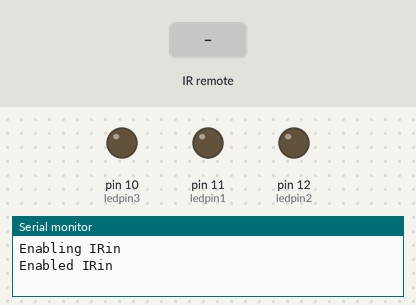
The sketch below on a simulated Arduino Uno, built with avr-gcc and run on an emulated ATmega328P. On the bench: output pins drawn as LEDs (lit = HIGH), the last lines printed to the serial monitor. The inputs (shaded band) are chosen by the test bench.

Above: at 1.2 s.
1.3 s: infrared code 0xFFA25D received
At 1.6 s:
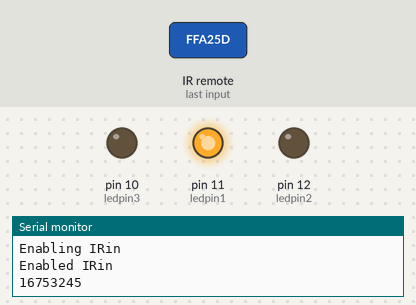
2.8 s: infrared code 0xFF629D received
At 4.0 s:
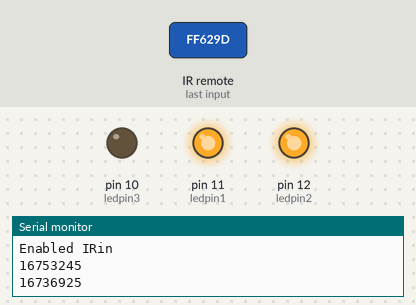
4.3 s: infrared code 0xFF22DD received
At 5.2 s:
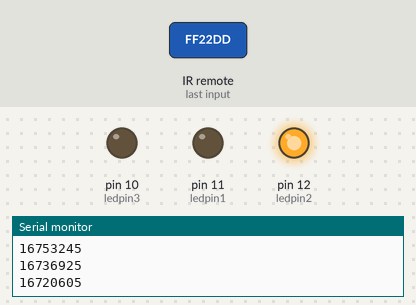
5.8 s: infrared code 0xFFE21D received
At 6.4 s:
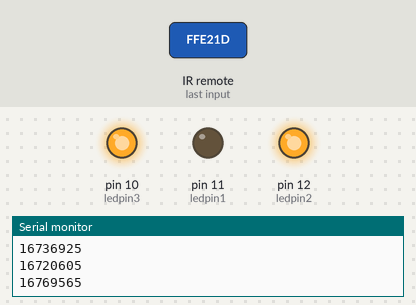
7.3 s: infrared code 0xFF02FD received
At 7.6 s:
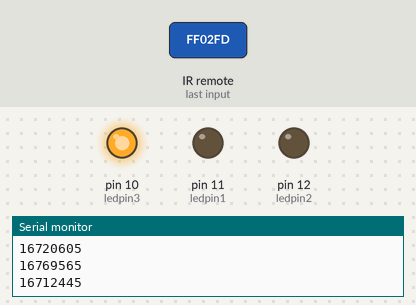
8.8 s: infrared code 0xFFC23D received
At 10.0 s:
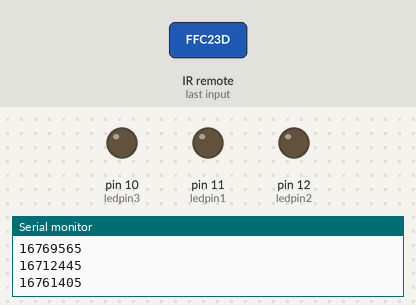
Timing chart, 0 to 11.3 s (numbered marks = the images above; inputs shaded):
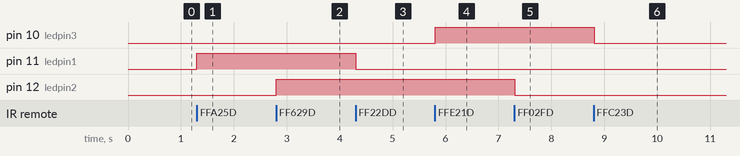

The sketch:

IRrecv_Acendendo_LEDs.ino
```cpp
#include <IRremote.h>
int ledpin1 = 11;
int ledpin2 = 12;
int ledpin3 = 10;
int RECV_PIN = 3;

IRrecv irrecv(RECV_PIN);

decode_results results;

void setup()
{
  Serial.begin(9600);

  Serial.println("Enabling IRin");
  irrecv.enableIRIn(); // Start the receiver
  Serial.println("Enabled IRin");
  pinMode(ledpin1, OUTPUT);
  pinMode(ledpin2, OUTPUT);
  pinMode(ledpin3, OUTPUT);

}

void loop() {
  if (irrecv.decode(&results)) {
    Serial.println(results.value, DEC);
    irrecv.resume(); // Receive the next value
  }
  {
    if(results.value == 16753245)  // Valor referente ao botão 1
    digitalWrite(ledpin1, HIGH);
  }
  {
    if(results.value == 16736925)  // Valor referente ao botao 2
    digitalWrite(ledpin2, HIGH);
    }
    {
    if(results.value == 16720605)  // Valor referente ao botão 4
    digitalWrite(ledpin1, LOW);
  }
  {
    if(results.value == 16712445)  // Valor referente ao botao 5
    digitalWrite(ledpin2, LOW);
    }
     {
    if(results.value == 16769565)  // Valor referente ao botão 3
    digitalWrite(ledpin3, HIGH);
  }
  {
    if(results.value == 16761405)  // Valor referente ao botao 6
    digitalWrite(ledpin3, LOW);
    }
  delay(100);
}
```

Measured:
- after the input at 1.3 s, pin 11 (ledpin1): LOW → HIGH at once
- after the input at 2.8 s, pin 12 (ledpin2): LOW → HIGH at once
- after the input at 4.3 s, pin 11 (ledpin1): HIGH → LOW at once
- after the input at 5.8 s, pin 10 (ledpin3): LOW → HIGH at once
- after the input at 7.3 s, pin 12 (ledpin2): HIGH → LOW at once
- after the input at 8.8 s, pin 10 (ledpin3): HIGH → LOW at once
